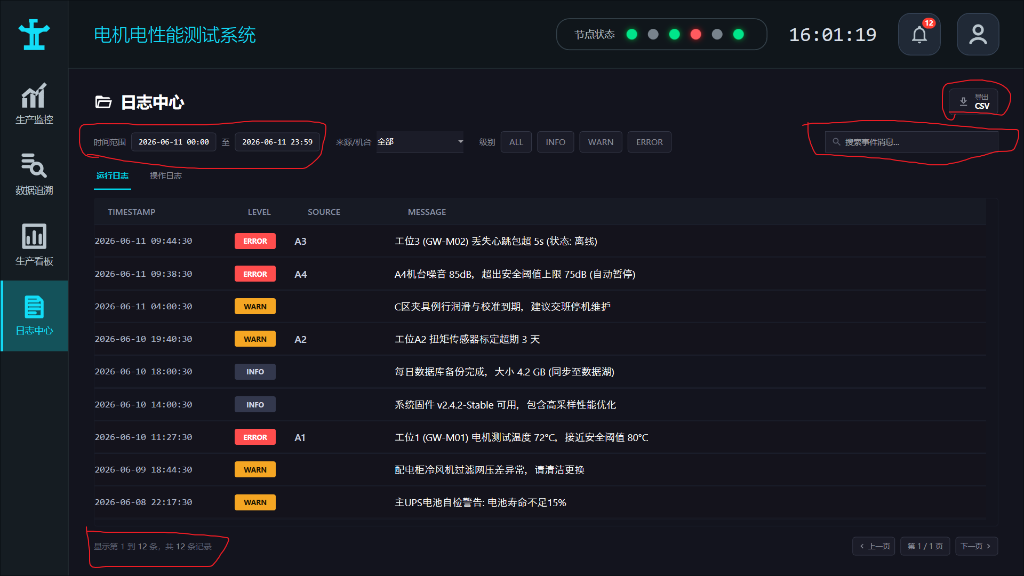
#> input picture scratch/media__1781164923638.png, 1024 x 576 px; its folder holds only this picture in this run
$ python analyze_red_box.py
#> lines starting #> are read from the running program, lines starting #| are printed output that depends on the picture
from PIL import Image
import os
import glob

image_files = glob.glob(r"c:\Users\Yunxi\Desktop\Econ\scratch\media__*.png")
for path in sorted(image_files):
    img = Image.open(path).convert("RGB")
    width, height = img.size
#> width = 1024; height = 576

    # Simple blob detector for red pixels
    red_pts = []
    for y in range(height):
        for x in range(width):
            r, g, b = img.getpixel((x, y))
            if r > 180 and g < 60 and b < 60:
                red_pts.append((x, y))
#> after the loop, red_pts = 1276 pairs, first value 79 to 1018, second value 18 to 567

    if len(red_pts) > 0 and len(red_pts) < 1500:
        xs = [p[0] for p in red_pts]
#> xs = 1276 values, max 1018 at index 544, min 79 at index 526, mean 497.2
        ys = [p[1] for p in red_pts]
#> ys = 1276 values from 18 to 567
        min_x, max_x = min(xs), max(xs)
#> min_x = 79; max_x = 1018
        min_y, max_y = min(ys), max(ys)
#> min_y = 18; max_y = 567
        print(f"File: {os.path.basename(path)}")
        print(f"  Count: {len(red_pts)}, BBox: ({min_x}, {min_y}) -> ({max_x}, {max_y}) (width={max_x-min_x}, height={max_y-min_y})")
#|   Count: 1276, BBox: (79, 18) -> (1018, 567) (width=939, height=549)
        # Crop and save
        cropped = img.crop((max(0, min_x-10), max(0, min_y-10), min(width, max_x+10), min(height, max_y+10)))
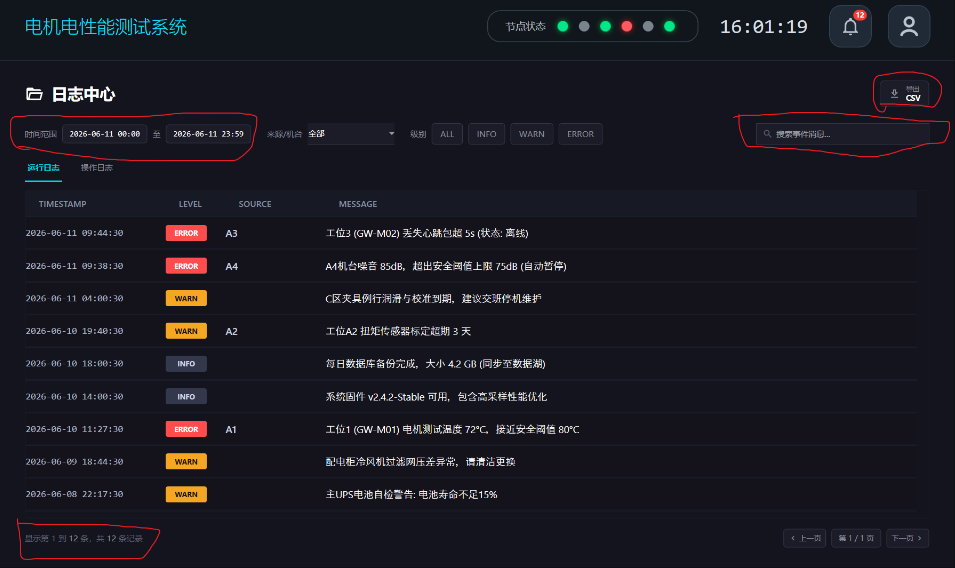
#> cropped: PIL image 955x568 RGB; mean R, G, B 25.9, 25.8, 34.4
        cropped.save(f"c:\\Users\\Yunxi\\Desktop\\Econ\\scratch\\crop_{os.path.basename(path)}")

$ run again, on scratch/media__1781169455216.png
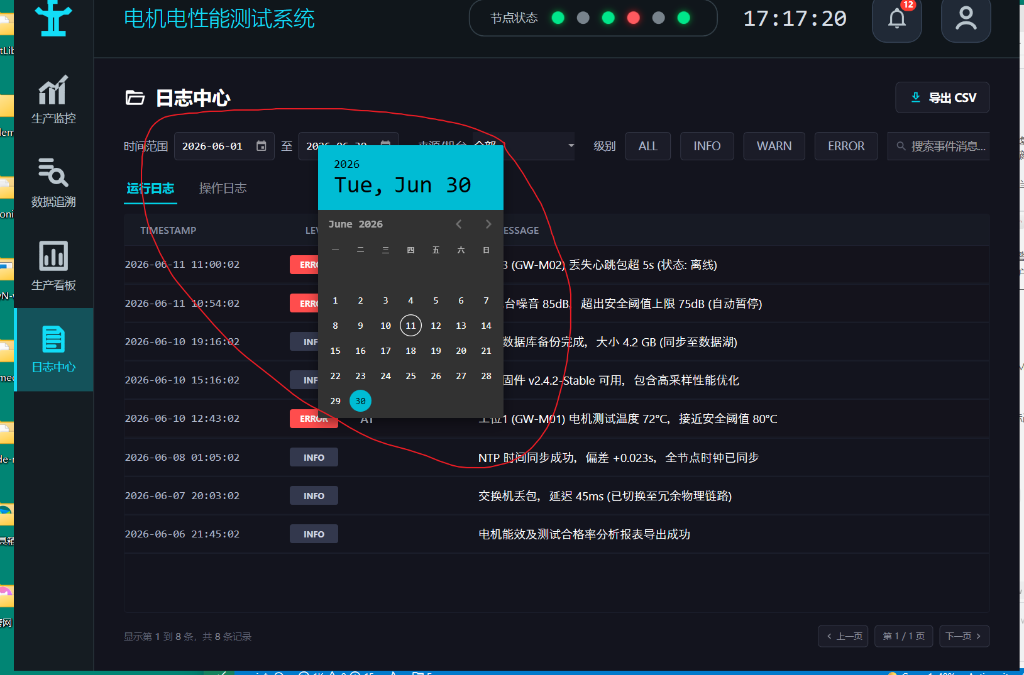
#> input picture scratch/media__1781169455216.png, 1024 x 675 px
#> after the loop `for y in range(height):`: red_pts = 1214 pairs, first value 141 to 915, second value 0 to 467
#> xs = 1214 values, max 915 at index 25, min 141 at index 460, mean 414
#> ys = 1214 values from 0 to 467
#> min_x = 141; max_x = 915
#> min_y = 0; max_y = 467
#|   Count: 1214, BBox: (141, 0) -> (915, 467) (width=774, height=467)
#> `cropped = img.crop((max(0, min_x-10), max(0, min_y-10), min(width, max..`:
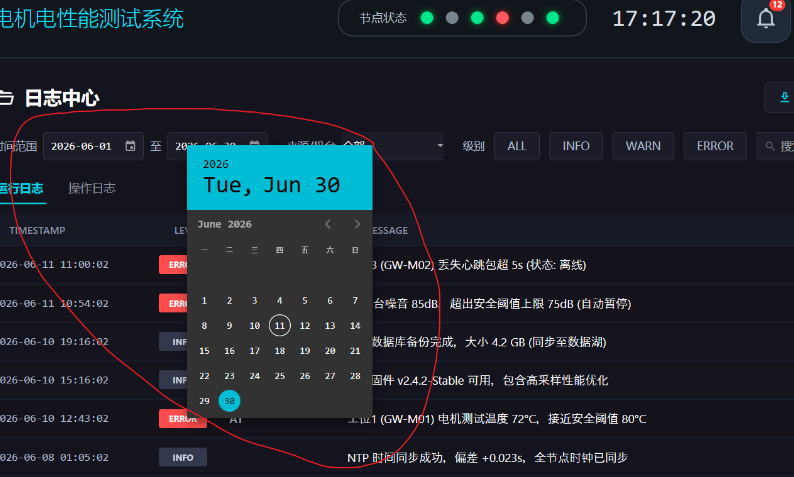
#> cropped: PIL image 794x477 RGB; mean R, G, B 29.6, 36.1, 44.8

$ run again, on scratch/media__1781169528557.png
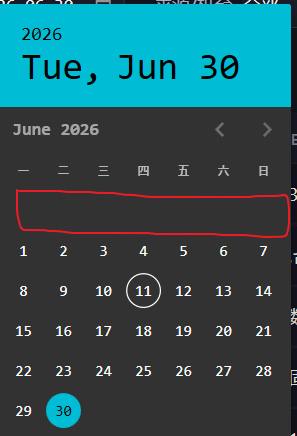
#> input picture scratch/media__1781169528557.png, 297 x 436 px
#> after the loop `for y in range(height):`: red_pts = 1163 pairs, first value 16 to 289, second value 189 to 237
#> xs = 1163 values, max 289 at index 564, min 16 at index 0, mean 152.2
#> ys = 1163 values from 189 to 237
#> min_x = 16; max_x = 289
#> min_y = 189; max_y = 237
#|   Count: 1163, BBox: (16, 189) -> (289, 237) (width=273, height=48)
#> `cropped = img.crop((max(0, min_x-10), max(0, min_y-10), min(width, max..`:
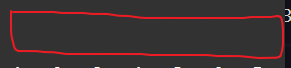
#> cropped: PIL image 291x68 RGB; mean R, G, B 61.6, 48.6, 49.2
